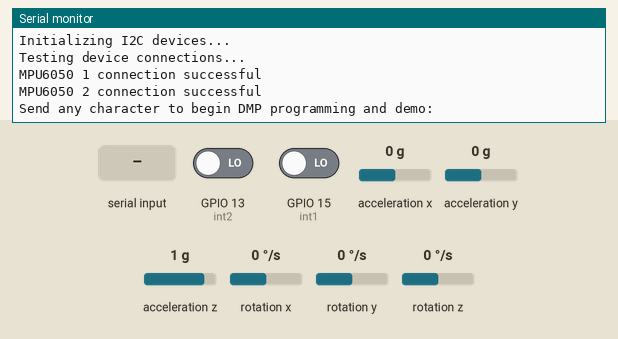
A sketch run on a simulated ESP32. Shown: the last lines printed to the serial monitor. Inputs (shaded band) come from the test bench; at power-on: GPIO 13 (int2) LOW, GPIO 15 (int1) LOW, acceleration x 0 g, acceleration y 0 g, acceleration z 1 g, rotation x 0 °/s, rotation y 0 °/s, rotation z 0 °/s. The sensor or clock chip raises its interrupt line as the real part does.

Above: at 0.9 s.
1.0 s: "1" received over Serial
At 3.2 s:
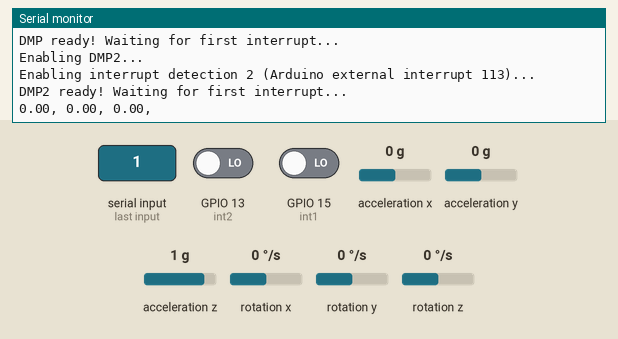
3.5 s: GPIO 13 (int2) driven HIGH
At 4.1 s:
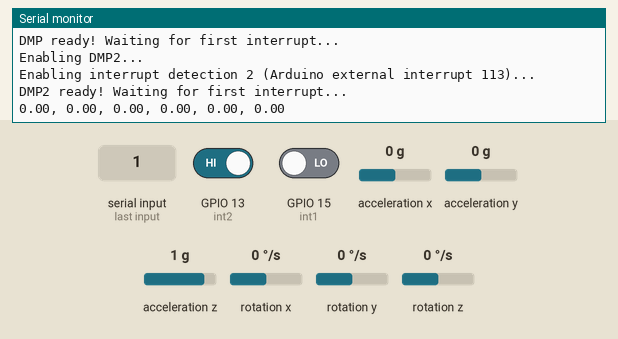

Measured:
- after the input at 1.0 s, the serial monitor: prints a new line at once (image 1)
- after the input at 3.5 s, the serial monitor: prints a new line after 0.13 s (image 2)

The sketch:

C_digo_Final.ino
```cpp
#include "I2Cdev.h"
#include "MPU6050_6Axis_MotionApps20.h"
#include "Wire.h"

MPU6050 mpu1;
MPU6050 mpu2(0x69);

#define int1 15//D8
#define int2 13//D7

bool dmpReady1 = false;
uint8_t mpuIntStatus1;
uint8_t devStatus1;
uint16_t packetSize1;
uint16_t fifoCount1;
uint8_t fifoBuffer1[64];

bool dmpReady2 = false;
uint8_t mpuIntStatus2;
uint8_t devStatus2;
uint16_t packetSize2;
uint16_t fifoCount2;
uint8_t fifoBuffer2[64];

Quaternion q1;
float euler1[3];// [psi, theta, phi]

Quaternion q2;
float euler2[3];// [psi, theta, phi]

volatile bool mpuInterrupt1 = false;
void dmpDataReady1() {
  mpuInterrupt1 = true;
}

volatile bool mpuInterrupt2 = false;
void dmpDataReady2() {
  mpuInterrupt2 = true;
}

void setup() {
#if I2CDEV_IMPLEMENTATION == I2CDEV_ARDUINO_WIRE
  Wire.begin(5,4);//D1, D2  sda,scl
  Wire.setClock(400000);
#elif I2CDEV_IMPLEMENTATION == I2CDEV_BUILTIN_FASTWIRE
  Fastwire::setup(400, true);
#endif

  Serial.begin(9600);
  while (!Serial);

  Serial.println(F("Initializing I2C devices..."));
  mpu1.initialize();
  mpu2.initialize();

  Serial.println(F("Testing device connections..."));
  Serial.println(mpu1.testConnection() ? F("MPU6050 1 connection successful") : F("MPU6050 1 connection failed"));
  Serial.println(mpu2.testConnection() ? F("MPU6050 2 connection successful") : F("MPU6050 2 connection failed"));

  // wait for ready
  Serial.println(F("\nSend any character to begin DMP programming and demo: "));
  while (Serial.available() && Serial.read());
  while (!Serial.available());
  while (Serial.available() && Serial.read());

  Serial.println(F("Initializing DMPs..."));
  devStatus1 = mpu1.dmpInitialize();
  devStatus2 = mpu2.dmpInitialize();

  mpu1.setXGyroOffset(54);
  mpu1.setYGyroOffset(-9);
  mpu1.setZGyroOffset(7);
  mpu1.setXAccelOffset(-1205);
  mpu1.setYAccelOffset(-1585);
  mpu1.setZAccelOffset(1067);

  mpu2.setXGyroOffset(11);
  mpu2.setYGyroOffset(67);
  mpu2.setZGyroOffset(30);
  mpu2.setXAccelOffset(-1575);
  mpu2.setYAccelOffset(3210);
  mpu2.setZAccelOffset(1984);


  if (devStatus1 == 0) {
    Serial.println(F("Enabling DMP..."));
    mpu1.setDMPEnabled(true);

    Serial.print(F("Enabling interrupt detection (Arduino external interrupt "));
    Serial.print(digitalPinToInterrupt(int1));
    Serial.println(F(")..."));
    attachInterrupt(digitalPinToInterrupt(int1), dmpDataReady1, RISING);
    mpuIntStatus1 = mpu1.getIntStatus();

    Serial.println(F("DMP ready! Waiting for first interrupt..."));
    dmpReady1 = true;
    packetSize1 = mpu1.dmpGetFIFOPacketSize();
  } else {
    Serial.print(F("DMP Initialization failed (code "));
    Serial.print(devStatus1);
    Serial.println(F(")"));
  }


  if (devStatus2 == 0) {
    Serial.println(F("Enabling DMP2..."));
    mpu2.setDMPEnabled(true);

    Serial.print(F("Enabling interrupt detection 2 (Arduino external interrupt "));
    Serial.print(digitalPinToInterrupt(int2));
    Serial.println(F(")..."));
    attachInterrupt(digitalPinToInterrupt(int2), dmpDataReady2, RISING);
    mpuIntStatus2 = mpu2.getIntStatus();

    Serial.println(F("DMP2 ready! Waiting for first interrupt..."));
    dmpReady2 = true;
    packetSize2 = mpu2.dmpGetFIFOPacketSize();
  } else {
    Serial.print(F("DMP2 Initialization failed (code "));
    Serial.print(devStatus2);
    Serial.println(F(")"));
  }
}

void loop() {
  if (!dmpReady1) return;
  while (!mpuInterrupt1 && fifoCount1 < packetSize1) {
    if (mpuInterrupt1 && fifoCount1 < packetSize1) {
      fifoCount1 = mpu1.getFIFOCount();
    }
  }
  mpuInterrupt1 = false;
  mpuIntStatus1 = mpu1.getIntStatus();
  fifoCount1 = mpu1.getFIFOCount();
  if ((mpuIntStatus1 & _BV(MPU6050_INTERRUPT_FIFO_OFLOW_BIT)) || fifoCount1 >= 1024) {
    mpu1.resetFIFO();
    fifoCount1 = mpu1.getFIFOCount();
  } else if (mpuIntStatus1 & _BV(MPU6050_INTERRUPT_DMP_INT_BIT)) {
    while (fifoCount1 < packetSize1) fifoCount1 = mpu1.getFIFOCount();
    mpu1.getFIFOBytes(fifoBuffer1, packetSize1);
    fifoCount1 -= packetSize1;
    mpu1.dmpGetQuaternion(&q1, fifoBuffer1);
    mpu1.dmpGetEuler(euler1, &q1);
    Serial.print(euler1[0] * 180 / M_PI);
    Serial.print(", ");
    Serial.print(euler1[1] * 180 / M_PI);
    Serial.print(", ");
    Serial.print(euler1[2] * 180 / M_PI);
    Serial.print(", ");
    delay(1000);
  }

  //----------------------------------------------------------------
  if (!dmpReady2) return;
  while (!mpuInterrupt2 && fifoCount2 < packetSize2) {
    if (mpuInterrupt2 && fifoCount2 < packetSize2) {
      fifoCount2 = mpu2.getFIFOCount();
    }
  }
  mpuInterrupt2 = false;
  mpuIntStatus2 = mpu2.getIntStatus();
  fifoCount2 = mpu2.getFIFOCount();
  if ((mpuIntStatus2 & _BV(MPU6050_INTERRUPT_FIFO_OFLOW_BIT)) || fifoCount2 >= 1024) {
    mpu2.resetFIFO();
    fifoCount2 = mpu2.getFIFOCount();
  } else if (mpuIntStatus2 & _BV(MPU6050_INTERRUPT_DMP_INT_BIT)) {
    while (fifoCount2 < packetSize2) fifoCount2 = mpu2.getFIFOCount();
    mpu2.getFIFOBytes(fifoBuffer2, packetSize2);
    fifoCount2 -= packetSize2;
    mpu2.dmpGetQuaternion(&q2, fifoBuffer2);
    mpu2.dmpGetEuler(euler2, &q2);
    Serial.print(euler2[0] * 180 / M_PI);
    Serial.print(", ");
    Serial.print(euler2[1] * 180 / M_PI);
    Serial.print(", ");
    Serial.print(euler2[2] * 180 / M_PI);
    Serial.println("");
    delay(1000);
  }
}
```
